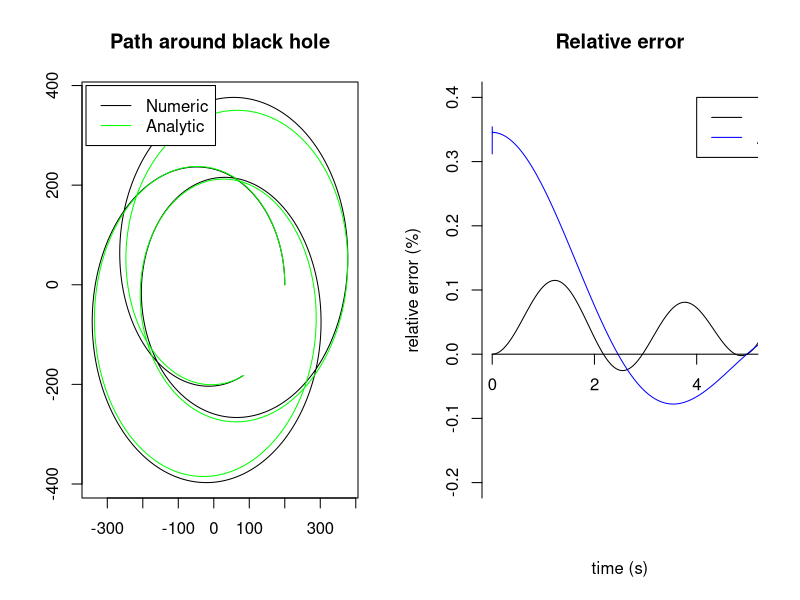

The R script that drew this image:

library(deSolve);


# Variable definitions

M <- 1; # mass
R <- 395; # initial radius
e <- 1/3; # eccentricity of the orbit
p <- 266.66; # parameter to do with size of derivatives
s <- 0.1; # parameter to do with size of orbit

Art <- 2*M/(R^2)*((1-2*M/R)^(-1))*((1-3*M/R)^(-1/2)); # intermediate coefficients
Atr <- 2*M/(R^2)*(1-2*M/R)*((1-3*M/R)^(-1/2));
Arr <- (-3*M/(R^3)*((1-3*M/R)^(-1)))*(1-2*M/R);
Apr <- -2*R*((M/(R^3))^(1/2))*(1-2*M/R)*((1-3*M/R)^(-1/2));
Arp <-  2/R*((M/(R^3))^(1/2))*((1-3*M/R)^(-1/2));

wt <- (1 - 3*M/R)^(-1/2); # time frequency
w <- ((M/(R^3))^(1/2))*((1 - 3*M/R)^(-1/2))*((1 - 6*M/R)^(1/2)); # radial frequency
wp <- ((M/(R^3))^(1/2))*((1 - 3*M/R)^(-1/2)); # angle phi frequency
nr0 <- -950; # cos coefficient term for r
nt0 <- Art/w*nr0; # sin coefficient term for t 
np0 <- Arp/w*nr0; # sin coefficient term for phi
Nr0 <- 1000; # constant term for r
Nt0 <- -3/2*M/(R^2)*((1 - 3*M/R)^(-3/2))*Nr0; # constant term for t
Np0 <- -3/2*((M/R)^(1/2))/(R^2)*(1 - 2*M/R)*((1 - 3*M/R)^(-3/2))*Nr0;

# weird time factors
tfSol = 10000
tfNum = 1.25


# Our deviation solution. Found by analytically substituting a generic second-order Taylor series into 
# each of the equations of motion predicted by the geodesic equation in the Schwarzschild metric.

t <- seq(from = 0, to = 10, by = 0.0001);

y0 <- wt*(tfSol*t) - s*(nt0*sin(w*(tfSol*t)) +  Nt0*(tfSol*t)); # values of time as a function of proper time. 10000 is a strange scale factor 
y1 <- R + s*(nr0*cos(w*(tfSol*t)) - Nr0); # values of r
y2 <- pi/2; # value of theta is kept constant
y3 <- wp*(tfSol*t) - s*(np0*sin(w*(tfSol*t)) + Np0*(tfSol*t)); # values of phi

ycart1 <- y1 * cos(y3); # convert r and phi to 2d cartesian coordinates for plotting
ycart2 <- y1 * sin(y3);


# Numerical solution. Numerically solve the equations of motion.

dqdchi <- function(t, y, parms) {

	e <- 0.2; # global variables dont work
	p <- 12;
	
	#e <- 1/3;
	#p <- 266.66;
	a <- M # lord knows why I used a

	with(as.list(y), {
		#dR <- ( a * p^2 * (p-2-2*e)^(0.5) * (p-2+2*e)^(0.5) ) / ( (p-2-2*e*cos(tfSol*t)) * (1+e*cos(tfSol*t))^2 * (p-6-2*e*cos(tfSol*t))^(0.5) );
		dR <- ( a * (p^2) * (p-2-2*e)^(0.5) * (p-2+2*e)^(0.5) ) / ( (p-2-2*e*cos(tfSol*t)*(1+e*cos(tfSol*t)))^2 * (p-6-2*e*cos(tfSol*t))^(0.5) );
		dP <- ( p^(1/2) ) / ( (p-6-2*e*cos(tfSol*t))^(1/2) );
		list(c(dR, dP))
	})
}

#t1 <- seq(from = 0, to = 12.5, by = (1/2)^13);
yinit <- c(y1[1], y3[1]);
out <- ode(y = yinit, 
		times = tfNum*t, # lord knows why we need 12.5 
		func = dqdchi, 
		parm = NULL, 
		method = c("ode45"),
		rtol = 0.0001);

# Get the four variables from the ode solver output
q0 <- out[,1];
q1 <- out[,2];
q2 <- p * M * 1/(1 + e*cos(q0)); 
q3 <- out[,3];

qcart1 <- q2 * cos(q3); # and convert r and phi to 2d cartesian coordinates for plotting
qcart2 <- q2 * sin(q3);



# Calculate the error

# Combine the time q0 and y0 into one long vector, since they may be different, and sort it. 
combinedTime <- sort(c(q0/tfNum, y0/tfSol));

# Then interpolate q1, y1, q3, and y3 over those particular times.
q1inter <- approx(t, q2, xout=combinedTime);
q3inter <- approx(t, q3, xout=combinedTime);
y1inter <- approx(t, y1, xout=combinedTime);
y3inter <- approx(t, y3, xout=combinedTime);

errorr <- (y1inter$y - q1inter$y) / q1inter$y;
errorp <- (y3inter$y - q3inter$y) / q3inter$y;

#q1inter <- smooth.spline(q0, q1, n=length(y1), method="fmm");
#q3inter <- smooth.spline(q0, q3, n=length(y1), method="fmm");

#errorr <- (y1 - q1inter$y) / q1inter$y;
#errorp <- (y3 - q3inter$y) / q3inter$y;


# Plot

par(mfrow=c(1, 2));

plot(qcart1, qcart2, type="l", col="black", main="Path around black hole", xlab="", ylab="");
lines(ycart1, ycart2, col="green");
legend(-360, 400, legend=c("Numeric", "Analytic"), col=c("black", "green"), lty=1);

plot(q1inter$x, errorr, type="l", col="black", main="Relative error", ylim=c(-0.2, 0.4), xlim=c(0, 5),
	ylab="relative error (%)", xlab="time (s)", axes=FALSE);
lines(q3inter$x, errorp, type="l", col="blue");
axis(1, at=2*0:6, pos=0);
axis(2, at=seq(-1, 1, 0.1)); 
legend(4, 0.4, legend=c("Radius", "Angle"), col=c("black", "blue"), lty=1);
